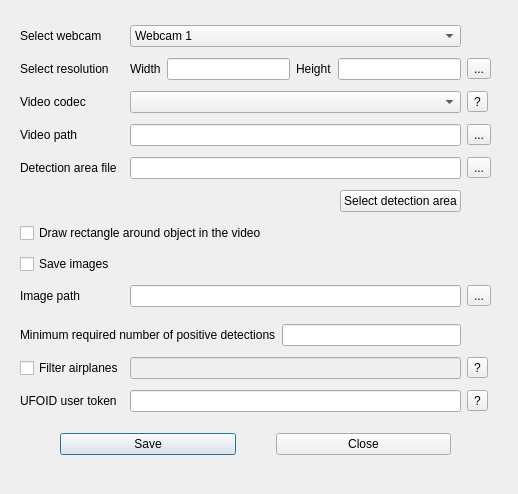
<?xml version="1.0" encoding="UTF-8"?>
<ui version="4.0">
 <class>SettingsDialog</class>
 <widget class="QDialog" name="SettingsDialog">
  <property name="geometry">
   <rect>
    <x>0</x>
    <y>0</y>
    <width>518</width>
    <height>494</height>
   </rect>
  </property>
  <property name="windowTitle">
   <string>Settings</string>
  </property>
  <widget class="QWidget" name="formLayoutWidget">
   <property name="geometry">
    <rect>
     <x>10</x>
     <y>10</y>
     <width>491</width>
     <height>471</height>
    </rect>
   </property>
   <layout class="QGridLayout" name="gridLayout">
    <property name="leftMargin">
     <number>10</number>
    </property>
    <property name="topMargin">
     <number>10</number>
    </property>
    <property name="rightMargin">
     <number>10</number>
    </property>
    <property name="bottomMargin">
     <number>10</number>
    </property>
    <item row="12" column="1">
     <widget class="QLineEdit" name="lineToken"/>
    </item>
    <item row="8" column="1">
     <widget class="QLineEdit" name="lineImagePath">
      <property name="enabled">
       <bool>true</bool>
      </property>
      <property name="styleSheet">
       <string notr="true"/>
      </property>
      <property name="readOnly">
       <bool>true</bool>
      </property>
     </widget>
    </item>
    <item row="3" column="2">
     <widget class="QToolButton" name="toolButtonVideoPath">
      <property name="text">
       <string>...</string>
      </property>
     </widget>
    </item>
    <item row="1" column="2">
     <widget class="QToolButton" name="toolButtonResolutionDialog">
      <property name="text">
       <string>...</string>
      </property>
     </widget>
    </item>
    <item row="4" column="2">
     <widget class="QToolButton" name="toolButtonDetectionAreaFile">
      <property name="text">
       <string>...</string>
      </property>
     </widget>
    </item>
    <item row="2" column="2">
     <widget class="QToolButton" name="toolButtonCodecHelp">
      <property name="text">
       <string>?</string>
      </property>
     </widget>
    </item>
    <item row="0" column="0">
     <widget class="QLabel" name="labelWebcam">
      <property name="text">
       <string>Select webcam</string>
      </property>
     </widget>
    </item>
    <item row="9" column="0" colspan="2">
     <layout class="QHBoxLayout" name="horizontalLayout_3">
      <property name="topMargin">
       <number>6</number>
      </property>
      <item>
       <widget class="QLabel" name="labelMinPos">
        <property name="text">
         <string>Minimum required number of positive detections</string>
        </property>
       </widget>
      </item>
      <item>
       <widget class="QLineEdit" name="lineMinPosRequired"/>
      </item>
     </layout>
    </item>
    <item row="7" column="0" colspan="2">
     <widget class="QCheckBox" name="checkBoxsaveImages">
      <property name="enabled">
       <bool>true</bool>
      </property>
      <property name="text">
       <string>Save images</string>
      </property>
      <property name="checkable">
       <bool>true</bool>
      </property>
      <property name="checked">
       <bool>false</bool>
      </property>
     </widget>
    </item>
    <item row="4" column="1">
     <widget class="QLineEdit" name="lineDetectionAreaFile">
      <property name="text">
       <string/>
      </property>
      <property name="readOnly">
       <bool>true</bool>
      </property>
     </widget>
    </item>
    <item row="2" column="1">
     <widget class="QComboBox" name="comboBoxCodec"/>
    </item>
    <item row="8" column="2">
     <widget class="QToolButton" name="toolButtonImagePath">
      <property name="enabled">
       <bool>true</bool>
      </property>
      <property name="text">
       <string>...</string>
      </property>
     </widget>
    </item>
    <item row="12" column="0">
     <widget class="QLabel" name="label_2">
      <property name="text">
       <string>UFOID user token</string>
      </property>
     </widget>
    </item>
    <item row="2" column="0">
     <widget class="QLabel" name="labelCodec">
      <property name="text">
       <string>Video codec</string>
      </property>
     </widget>
    </item>
    <item row="1" column="0">
     <widget class="QLabel" name="labelResolution">
      <property name="text">
       <string>Select resolution</string>
      </property>
     </widget>
    </item>
    <item row="12" column="2">
     <widget class="QToolButton" name="toolButtonTokenHelp">
      <property name="text">
       <string>?</string>
      </property>
     </widget>
    </item>
    <item row="0" column="1">
     <widget class="QComboBox" name="comboBoxWebcam">
      <item>
       <property name="text">
        <string>Webcam 1</string>
       </property>
      </item>
      <item>
       <property name="text">
        <string>Webcam 2</string>
       </property>
      </item>
      <item>
       <property name="text">
        <string>Webcam 3</string>
       </property>
      </item>
      <item>
       <property name="text">
        <string>Webcam 4</string>
       </property>
      </item>
     </widget>
    </item>
    <item row="8" column="0">
     <widget class="QLabel" name="labelImagePath">
      <property name="enabled">
       <bool>true</bool>
      </property>
      <property name="text">
       <string>Image path</string>
      </property>
     </widget>
    </item>
    <item row="10" column="0">
     <widget class="QCheckBox" name="checkBoxFilterAiplanes">
      <property name="text">
       <string>Filter airplanes</string>
      </property>
     </widget>
    </item>
    <item row="3" column="0">
     <widget class="QLabel" name="labelVideoPath">
      <property name="text">
       <string>Video path</string>
      </property>
     </widget>
    </item>
    <item row="4" column="0">
     <widget class="QLabel" name="labelDetectionAreaFile">
      <property name="text">
       <string>Detection area file</string>
      </property>
     </widget>
    </item>
    <item row="13" column="0" colspan="3">
     <layout class="QHBoxLayout" name="horizontalLayout_4">
      <property name="spacing">
       <number>40</number>
      </property>
      <property name="leftMargin">
       <number>40</number>
      </property>
      <property name="topMargin">
       <number>10</number>
      </property>
      <property name="rightMargin">
       <number>40</number>
      </property>
      <property name="bottomMargin">
       <number>10</number>
      </property>
      <item>
       <widget class="QPushButton" name="buttonSave">
        <property name="text">
         <string>Save</string>
        </property>
       </widget>
      </item>
      <item>
       <widget class="QPushButton" name="buttonCancel">
        <property name="text">
         <string>Close</string>
        </property>
       </widget>
      </item>
     </layout>
    </item>
    <item row="6" column="0" colspan="2">
     <widget class="QCheckBox" name="checkBoxRectangle">
      <property name="text">
       <string>Draw rectangle around object in the video</string>
      </property>
     </widget>
    </item>
    <item row="3" column="1">
     <widget class="QLineEdit" name="lineVideoPath">
      <property name="readOnly">
       <bool>true</bool>
      </property>
     </widget>
    </item>
    <item row="5" column="1">
     <layout class="QHBoxLayout" name="horizontalLayout_2">
      <item>
       <spacer name="horizontalSpacer">
        <property name="orientation">
         <enum>Qt::Horizontal</enum>
        </property>
        <property name="sizeHint" stdset="0">
         <size>
          <width>40</width>
          <height>20</height>
         </size>
        </property>
       </spacer>
      </item>
      <item>
       <widget class="QPushButton" name="buttonSelectDetectionArea">
        <property name="text">
         <string>Select detection area</string>
        </property>
       </widget>
      </item>
     </layout>
    </item>
    <item row="1" column="1">
     <layout class="QHBoxLayout" name="horizontalLayout">
      <item>
       <widget class="QLabel" name="label_3">
        <property name="text">
         <string>Width</string>
        </property>
       </widget>
      </item>
      <item>
       <widget class="QLineEdit" name="lineEditCameraWidth"/>
      </item>
      <item>
       <widget class="QLabel" name="label_4">
        <property name="text">
         <string>Height</string>
        </property>
       </widget>
      </item>
      <item>
       <widget class="QLineEdit" name="lineEditCameraHeight"/>
      </item>
     </layout>
    </item>
    <item row="10" column="1">
     <widget class="QLineEdit" name="lineEditFilterAirplanes">
      <property name="enabled">
       <bool>false</bool>
      </property>
      <property name="maxLength">
       <number>59</number>
      </property>
     </widget>
    </item>
    <item row="10" column="2">
     <widget class="QToolButton" name="toolButtonFilterAirplanes">
      <property name="text">
       <string>?</string>
      </property>
     </widget>
    </item>
   </layout>
  </widget>
 </widget>
 <resources/>
 <connections/>
</ui>
